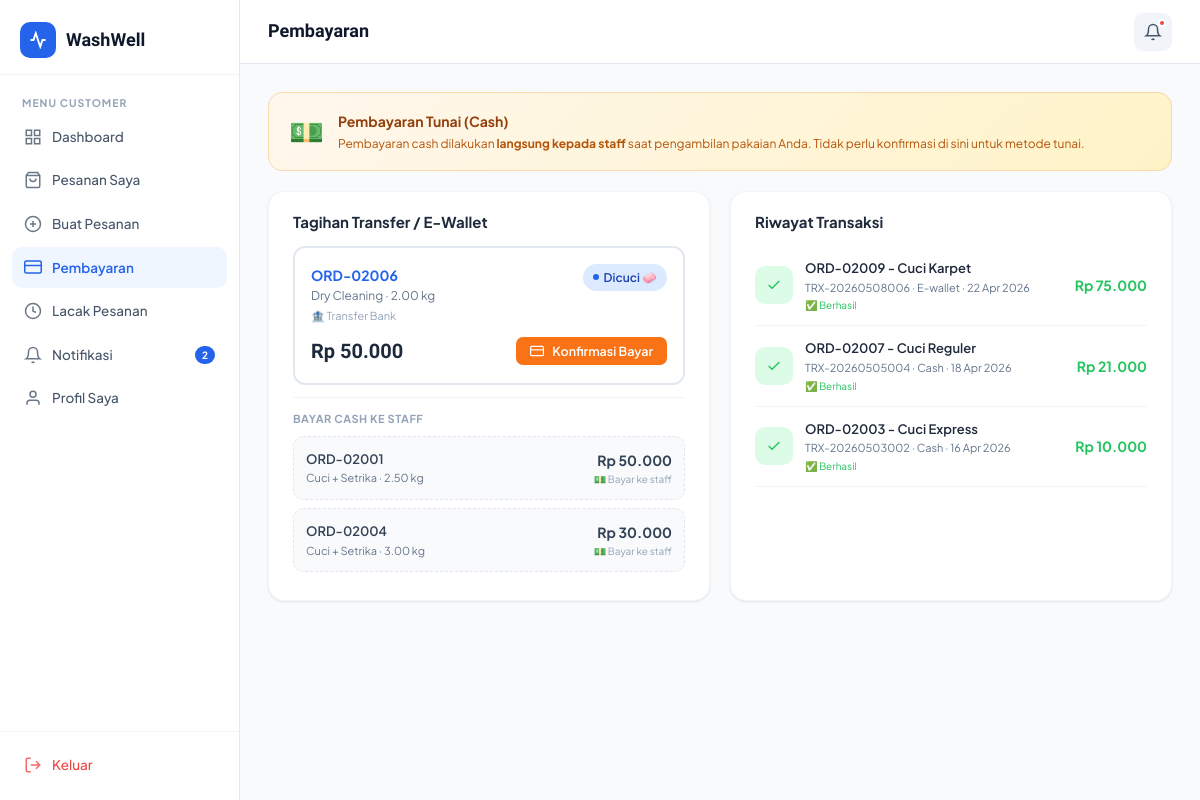
The app's page /customer/payments.php (signed in) with its own data.
### tables this page shows
CREATE TABLE IF NOT EXISTS users (
    id         INT AUTO_INCREMENT PRIMARY KEY,
    name       VARCHAR(100) NOT NULL,
    email      VARCHAR(150) UNIQUE NOT NULL,
    password   VARCHAR(255) NOT NULL,
    phone      VARCHAR(20),
    address    TEXT,
    role       ENUM('customer','admin') DEFAULT 'customer',
    created_at TIMESTAMP DEFAULT CURRENT_TIMESTAMP,
    updated_at TIMESTAMP DEFAULT CURRENT_TIMESTAMP ON UPDATE CURRENT_TIMESTAMP
);

CREATE TABLE IF NOT EXISTS orders (
    id              INT AUTO_INCREMENT PRIMARY KEY,
    order_code      VARCHAR(20) UNIQUE NOT NULL,
    user_id         INT NOT NULL,
    service_id      INT NOT NULL,
    weight          DECIMAL(5,2) DEFAULT 1.00,
    amount          DECIMAL(10,2) NOT NULL,
    status          ENUM('pending','washing','drying','ironing','ready_pickup','ready_deliver','done','cancelled') DEFAULT 'pending',
    pickup_date     DATE,
    delivery_date   DATE,
    notes           TEXT,
    delivery_type   ENUM('pickup','delivery') DEFAULT 'pickup',
    delivery_address TEXT,
    driver_name     VARCHAR(100),
    driver_phone    VARCHAR(20),
    delivery_status ENUM('pending','on_way','arrived') DEFAULT 'pending',
    payment_status  ENUM('unpaid','paid') DEFAULT 'unpaid',
    payment_method  ENUM('cash','transfer','e-wallet') DEFAULT 'cash',
    created_at      TIMESTAMP DEFAULT CURRENT_TIMESTAMP,
    updated_at      TIMESTAMP DEFAULT CURRENT_TIMESTAMP ON UPDATE CURRENT_TIMESTAMP,
    FOREIGN KEY (user_id)    REFERENCES users(id) ON DELETE CASCADE,
    FOREIGN KEY (service_id) REFERENCES services(id)
);

CREATE TABLE IF NOT EXISTS services (
    id                  INT AUTO_INCREMENT PRIMARY KEY,
    name                VARCHAR(100) NOT NULL,
    description         TEXT,
    price_per_kg        DECIMAL(10,2) NOT NULL,
    unit_type           ENUM('kg','item') NOT NULL DEFAULT 'kg',
    requires_cloth_type TINYINT(1) DEFAULT 0,
    duration_hours      INT DEFAULT 24,
    is_active           TINYINT(1) DEFAULT 1,
    created_at          TIMESTAMP DEFAULT CURRENT_TIMESTAMP
);

CREATE TABLE IF NOT EXISTS transactions (
    id               INT AUTO_INCREMENT PRIMARY KEY,
    order_id         INT NOT NULL,
    transaction_code VARCHAR(30) UNIQUE NOT NULL,
    amount           DECIMAL(10,2) NOT NULL,
    payment_method   ENUM('cash','transfer','e-wallet','cod') DEFAULT 'cash',
    status           ENUM('pending','success','failed') DEFAULT 'success',
    created_at       TIMESTAMP DEFAULT CURRENT_TIMESTAMP,
    FOREIGN KEY (order_id) REFERENCES orders(id)
);

### customer/payments.php (the view, shortened to what the rows shown need)
<?php
require_once '../includes/auth.php';
$db = getDB();
$user = getCurrentUser();
$uid = (int)$user['id'];
$transactions = $db->query("
    SELECT t.*, o.order_code, s.name as service_name
    FROM transactions t
    JOIN orders o ON t.order_id = o.id
    JOIN services s ON o.service_id = s.id
    WHERE o.user_id = $uid
      AND t.id = (
          SELECT MAX(t2.id) FROM transactions t2 WHERE t2.order_id = t.order_id
      )
    ORDER BY t.created_at DESC
    LIMIT 20
");
?>
<!DOCTYPE html>
<html lang="id">
<head>
<link rel="stylesheet" href="../assets/css/style.css">
</head>
<body>
<div class="app-layout">
    <?php require_once('../customer/sidebar.php'); ?>
    <div class="main-content">
        <main class="page-content">
            <div style="display:grid;grid-template-columns:1fr 1fr;gap:20px;">
                <div class="card">
                    <div class="card-body" style="padding-top:12px;">
                        <?php
                        $unpaidNonCash = $db->query("SELECT o.*,s.name as service_name FROM orders o JOIN services s ON o.service_id=s.id WHERE o.user_id=$uid AND o.payment_status='unpaid' AND o.payment_method IN ('transfer','e-wallet') AND o.status!='cancelled' ORDER BY o.created_at DESC");
                        ?>
                        <?php if ($unpaidNonCash->num_rows === 0): ?>
                        <div style="text-align:center;padding:40px 0;color:var(--gray-400);">
                            <svg width="40" height="40" viewBox="0 0 24 24" fill="none" stroke="currentColor" stroke-width="1.5" style="margin-bottom:10px;opacity:0.4;"><path d="M22 11.08V12a10 10 0 1 1-5.93-9.14"/><polyline points="22 4 12 14.01 9 11.01"/></svg>
                            <p style="font-size:13px;">Tidak ada tagihan transfer/e-wallet.</p>
                            <p style="font-size:11px;color:var(--gray-400);">Tagihan cash dibayar langsung ke staff.</p>
                        </div>
                        <?php else: ?>
                        <?php while($o = $unpaidNonCash->fetch_assoc()): ?>
                        <div style="border:2px solid var(--gray-200);border-radius:12px;padding:16px;margin-bottom:12px;">
                            <div style="display:flex;justify-content:space-between;align-items:start;margin-bottom:10px;">
                                <div>
                                    <div style="font-weight:700;color:var(--primary)"><?= htmlspecialchars($o['order_code']) ?></div>
                                    <div style="font-size:12px;color:var(--gray-500);"><?= htmlspecialchars($o['service_name']) ?> · <?= $o['weight'] ?> kg</div>
                                    <div style="font-size:11px;color:var(--gray-400);margin-top:2px;"><?= $o['payment_method']==='transfer'?'🏦 Transfer Bank':'📱 E-Wallet' ?></div>
                                </div>
                                <span class="badge badge-<?= $o['status'] ?>"><?= ['pending'=>'Menunggu','washing'=>'Dicuci 🧼','drying'=>'Kering 💨','ironing'=>'Setrika 🔥','ready_pickup'=>'Siap Diambil','ready_deliver'=>'Siap Diantar','done'=>'Selesai','cancelled'=>'Dibatalkan'][($o['status'])] ?? $o['status'] ?></span>
                            </div>
                            <div style="display:flex;justify-content:space-between;align-items:center;">
                                <div style="font-size:20px;font-weight:800;font-family:'Sora',sans-serif;color:var(--gray-800);"><?= formatRupiah($o['amount']) ?></div>
                                <button class="btn btn-orange btn-sm" onclick="openPayModal(<?= $o['id'] ?>,'<?= htmlspecialchars($o['order_code']) ?>','<?= htmlspecialchars($o['service_name']) ?>',<?= $o['amount'] ?>,'<?= $o['payment_method'] ?>')">
                                    <svg width="14" height="14" viewBox="0 0 24 24" fill="none" stroke="currentColor" stroke-width="2"><rect x="1" y="4" width="22" height="16" rx="2"/><line x1="1" y1="10" x2="23" y2="10"/></svg>
                                    Konfirmasi Bayar
                                </button>
                            </div>
                        </div>
                        <?php endwhile; ?>
                        <?php endif; ?>
                        <?php
                        $unpaidCash = $db->query("SELECT o.*,s.name as service_name FROM orders o JOIN services s ON o.service_id=s.id WHERE o.user_id=$uid AND o.payment_status='unpaid' AND o.payment_method='cash' AND o.status!='cancelled' ORDER BY o.created_at DESC");
                        if ($unpaidCash->num_rows > 0): ?>
                        <div style="border-top:1px solid var(--gray-100);margin-top:12px;padding-top:12px;">
                            <?php while($o = $unpaidCash->fetch_assoc()): ?>
                            <div style="border:1.5px dashed var(--gray-200);border-radius:10px;padding:12px;margin-bottom:8px;background:var(--gray-50);">
                                <div style="display:flex;justify-content:space-between;align-items:center;">
                                    <div>
                                        <div style="font-weight:600;font-size:13px;color:var(--gray-700)"><?= htmlspecialchars($o['order_code']) ?></div>
                                        <div style="font-size:11px;color:var(--gray-500);"><?= htmlspecialchars($o['service_name']) ?> · <?= $o['weight'] ?> kg</div>
                                    </div>
                                    <div style="text-align:right;">
                                        <div style="font-weight:700;font-size:14px;color:var(--gray-700)"><?= formatRupiah($o['amount']) ?></div>
                                        <div style="font-size:10px;color:var(--gray-400);">💵 Bayar ke staff</div>
                                    </div>
                                </div>
                            </div>
                            <?php endwhile; ?>
                        </div>
                        <?php endif; ?>
                    </div>
                </div>
                <div class="card">
                    <div class="card-body" style="padding-top:12px;">
                        <?php if ($transactions->num_rows === 0): ?>
                        <div style="text-align:center;padding:40px 0;color:var(--gray-400);font-size:13px;">Belum ada transaksi</div>
                        <?php else: ?>
                        <?php while($t = $transactions->fetch_assoc()): ?>
                        <div style="display:flex;align-items:center;gap:12px;padding:12px 0;border-bottom:1px solid var(--gray-100);">
                            <div style="width:38px;height:38px;border-radius:10px;background:<?= $t['status']==='success'?'var(--green-light)':($t['status']==='pending'?'#FEF3C7':'#FEE2E2') ?>;display:flex;align-items:center;justify-content:center;flex-shrink:0;">
                                <?php if($t['status']==='success'): ?>
                                <svg width="16" height="16" viewBox="0 0 24 24" fill="none" stroke="#22C55E" stroke-width="2"><polyline points="20 6 9 17 4 12"/></svg>
                                <?php elseif($t['status']==='pending'): ?>
                                <svg width="16" height="16" viewBox="0 0 24 24" fill="none" stroke="#D97706" stroke-width="2"><circle cx="12" cy="12" r="10"/><polyline points="12 6 12 12 16 14"/></svg>
                                <?php else: ?>
                                <svg width="16" height="16" viewBox="0 0 24 24" fill="none" stroke="#EF4444" stroke-width="2"><line x1="18" y1="6" x2="6" y2="18"/><line x1="6" y1="6" x2="18" y2="18"/></svg>
                                <?php endif; ?>
                            </div>
                            <div style="flex:1;">
                                <div style="font-size:13px;font-weight:600;"><?= htmlspecialchars($t['order_code']) ?> - <?= htmlspecialchars($t['service_name']) ?></div>
                                <div style="font-size:11px;color:var(--gray-500);"><?= htmlspecialchars($t['transaction_code']) ?> · <?= ucfirst($t['payment_method']) ?> · <?= date('d M Y', strtotime($t['created_at'])) ?></div>
                                <div style="font-size:10px;margin-top:1px;color:<?= $t['status']==='success'?'#22C55E':($t['status']==='pending'?'#D97706':'#EF4444') ?>;">
                                    <?= $t['status']==='success'?'✅ Berhasil':($t['status']==='pending'?'⏳ Menunggu Verifikasi':'❌ Gagal') ?>
                                </div>
                            </div>
                            <div style="font-weight:700;font-size:14px;color:<?= $t['status']==='success'?'var(--green)':($t['status']==='pending'?'#D97706':'#EF4444') ?>"><?= formatRupiah($t['amount']) ?></div>
                        </div>
                        <?php endwhile; ?>
                        <?php endif; ?>
                    </div>
                </div>
            </div>
        </main>
    </div>
</div>
</body>
</html>

### customer/sidebar.php (shortened to what the rows shown need)
<?php
$currentUser = getCurrentUser();
$notifCount = getUnreadNotifs($currentUser['id']);
$currentPage = basename($_SERVER['PHP_SELF'], '.php');
$navItems = [
    ['page'=>'dashboard','icon'=>'<svg width="18" height="18" viewBox="0 0 24 24" fill="none" stroke="currentColor" stroke-width="2"><rect x="3" y="3" width="7" height="7"/><rect x="14" y="3" width="7" height="7"/><rect x="3" y="14" width="7" height="7"/><rect x="14" y="14" width="7" height="7"/></svg>','label'=>'Dashboard','url'=>'dashboard.php'],
    ['page'=>'orders','icon'=>'<svg width="18" height="18" viewBox="0 0 24 24" fill="none" stroke="currentColor" stroke-width="2"><path d="M6 2L3 6v14a2 2 0 0 0 2 2h14a2 2 0 0 0 2-2V6l-3-4z"/><line x1="3" y1="6" x2="21" y2="6"/><path d="M16 10a4 4 0 0 1-8 0"/></svg>','label'=>'Pesanan Saya','url'=>'orders.php'],
    ['page'=>'new_order','icon'=>'<svg width="18" height="18" viewBox="0 0 24 24" fill="none" stroke="currentColor" stroke-width="2"><circle cx="12" cy="12" r="10"/><line x1="12" y1="8" x2="12" y2="16"/><line x1="8" y1="12" x2="16" y2="12"/></svg>','label'=>'Buat Pesanan','url'=>'new_order.php'],
    ['page'=>'payments','icon'=>'<svg width="18" height="18" viewBox="0 0 24 24" fill="none" stroke="currentColor" stroke-width="2"><rect x="1" y="4" width="22" height="16" rx="2" ry="2"/><line x1="1" y1="10" x2="23" y2="10"/></svg>','label'=>'Pembayaran','url'=>'payments.php'],
    ['page'=>'tracking','icon'=>'<svg width="18" height="18" viewBox="0 0 24 24" fill="none" stroke="currentColor" stroke-width="2"><circle cx="12" cy="12" r="10"/><polyline points="12 6 12 12 16 14"/></svg>','label'=>'Lacak Pesanan','url'=>'tracking.php'],
    ['page'=>'notifications','icon'=>'<svg width="18" height="18" viewBox="0 0 24 24" fill="none" stroke="currentColor" stroke-width="2"><path d="M18 8A6 6 0 0 0 6 8c0 7-3 9-3 9h18s-3-2-3-9"/><path d="M13.73 21a2 2 0 0 1-3.46 0"/></svg>','label'=>'Notifikasi','url'=>'notifications.php'],
    ['page'=>'profile','icon'=>'<svg width="18" height="18" viewBox="0 0 24 24" fill="none" stroke="currentColor" stroke-width="2"><path d="M20 21v-2a4 4 0 0 0-4-4H8a4 4 0 0 0-4 4v2"/><circle cx="12" cy="7" r="4"/></svg>','label'=>'Profil Saya','url'=>'profile.php'],
];
?>
<aside class="sidebar" id="sidebar">
    <nav class="sidebar-nav">
        <?php foreach ($navItems as $item): ?>
        <a href="<?= $item['url'] ?>" class="nav-item <?= $currentPage === $item['page'] ? 'active' : '' ?>">
            <?= $item['icon'] ?>
            <?= $item['label'] ?>
            <?php if ($item['page']==='notifications' && $notifCount > 0): ?>
            <span class="nav-badge"><?= $notifCount ?></span>
            <?php endif; ?>
        </a>
        <?php endforeach; ?>
    </nav>
</aside>

### records on screen
users: id "2"
orders: order_code "ORD-02006", service.name "Dry Cleaning", weight "2.00", payment_method "🏦 Transfer Bank", status "Dicuci 🧼", amount "Rp 50.000"
orders: order_code "ORD-02001", service.name "Cuci + Setrika", weight "2.50", amount "Rp 50.000"
orders: order_code "ORD-02004", service.name "Cuci + Setrika", weight "3.00", amount "Rp 30.000"
transactions: status "success" (drawn), order.order_code "ORD-02009", services.name "Cuci Karpet", transaction_code "TRX-20260508006", payment_method "E-wallet", created_at "22 Apr 2026", amount "Rp 75.000"
transactions: status "success" (drawn), order.order_code "ORD-02007", services.name "Cuci Reguler", transaction_code "TRX-20260505004", payment_method "Cash", created_at "18 Apr 2026", amount "Rp 21.000"
transactions: status "success" (drawn), order.order_code "ORD-02003", services.name "Cuci Express", transaction_code "TRX-20260503002", payment_method "Cash", created_at "16 Apr 2026", amount "Rp 10.000"

### other values on screen
$item['label'] "Dashboard"
$item['label'] "Pesanan Saya"
$item['label'] "Buat Pesanan"
$item['label'] "Pembayaran"
$item['label'] "Lacak Pesanan"
$item['label'] "Notifikasi"
$item['label'] "Profil Saya"
